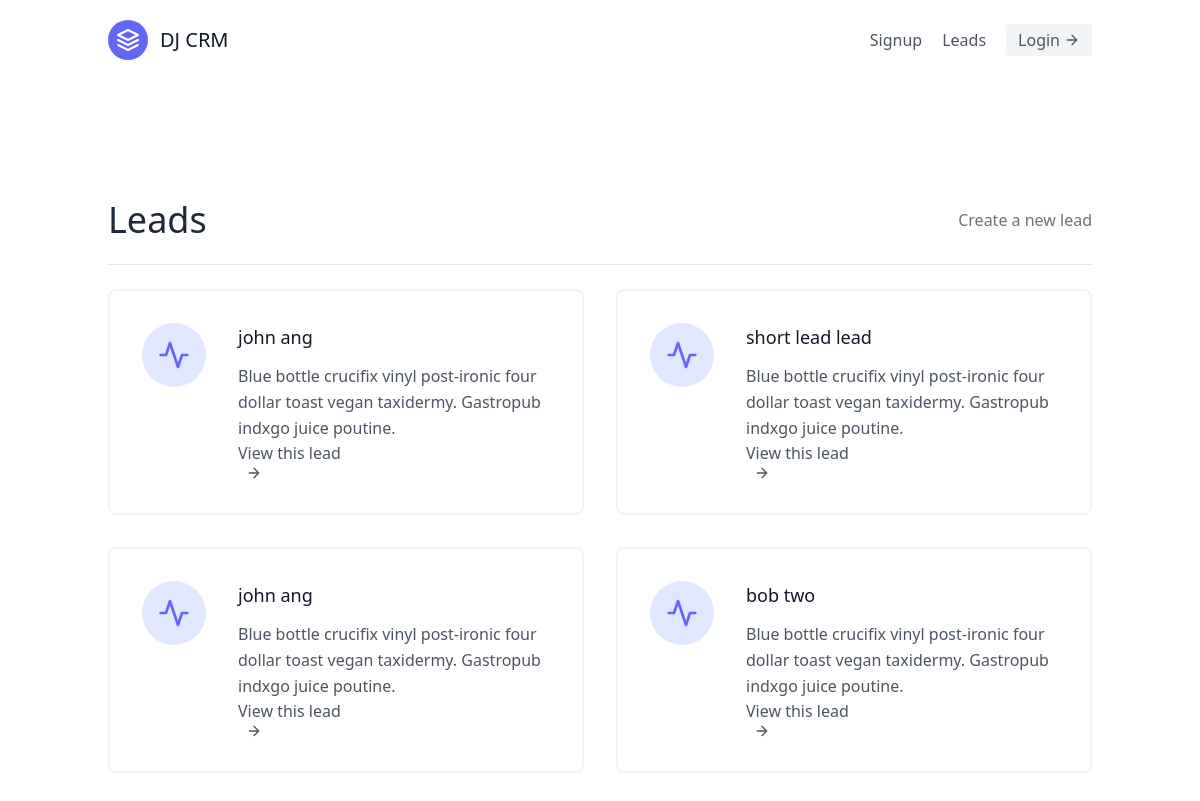
The page /leads/ on the database as committed earlier.
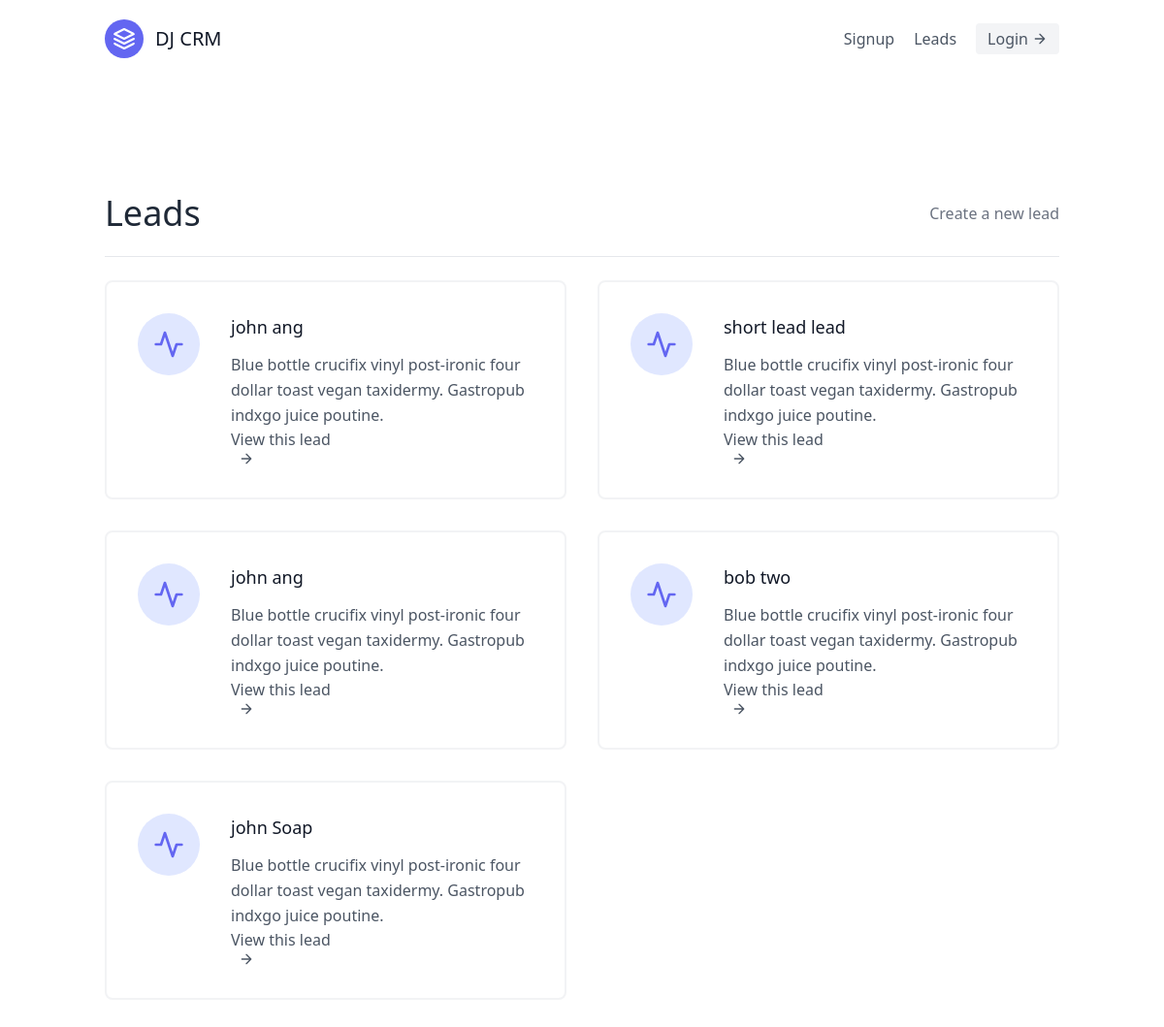
The same page on the database as committed later.
### leads/models.py (models this page shows, shortened)
class Lead(models.Model):
    first_name = models.CharField(max_length=20)
    last_name = models.CharField(max_length=20)
    age = models.IntegerField(default=0)
    agent = models.ForeignKey("Agent", on_delete=models.CASCADE)

### leads/views.py (the view)
# urls.py: path('', LeadListView.as_view(), name="lead-list"),
class LeadListView(ListView):
    template_name = "leads/lead_list.html"
    queryset = Lead.objects.all()
    context_object_name = "leads"

### leads/templates/leads/lead_list.html (shortened to what this page needs)
{% extends "base.html" %} {% block content%}
<section class="text-gray-600 body-font">
  <div class="container px-5 py-24 mx-auto flex flex-wrap">
    <div
      class="w-full mb-6 py-6 flex justify-between items-center border-b border-gray-200"
    >
      <div>
        <h1 class="text-4xl text-gray-800">Leads</h1>
      </div>
      <div>
        <a
          class="text-gray-500 hover:text-blue-500"
          href="{% url 'leads:lead-create' %}"
          >Create a new lead</a
        >
      </div>
    </div>
    <div class="flex flex-wrap -m-4">
      {% for lead in leads %}
      <div class="p-4 lg:w-1/2 md:w-full">
        <div
          class="flex border-2 rounded-lg border-gray-200 border-opacity-50 p-8 sm:flex-row flex-col"
        >
          <div
            class="w-16 h-16 sm:mr-8 sm:mb-0 mb-4 inline-flex items-center justify-center rounded-full bg-indigo-100 text-indigo-500 flex-shrink-0"
          >
            <svg
              fill="none"
              stroke="currentColor"
              stroke-linecap="round"
              stroke-linejoin="round"
              stroke-width="2"
              class="w-8 h-8"
              viewBox="0 0 24 24"
            >
              <path d="M22 12h-4l-3 9L9 3l-3 9H2"></path>
            </svg>
          </div>
          <div class="flex-grow">
            <h2 class="text-gray-900 text-lg title-font font-medium mb-3">
              {{lead.first_name}} {{lead.last_name}}
            </h2>
            <p class="leading-relaxed text-base">
              Blue bottle crucifix vinyl post-ironic four dollar toast vegan
              taxidermy. Gastropub indxgo juice poutine.
            </p>
            <a
              href="{% url 'leads:lead-detail' lead.pk %}"
              class="'eading-relaxed text-base"
              >View this lead
              <svg
                fill="none"
                stroke="currentColor"
                stroke-linecap="round"
                stroke-linejoin="round"
                stroke-width="2"
                class="w-4 h-4 ml-2"
                viewBox="0 0 24 24"
              >
                <path d="M5 12h14M12 5l7 7-7 7"></path>
              </svg>
            </a>
          </div>
        </div>
      </div>
      {% endfor %}
    </div>
  </div>
</section>
{% endblock content %}

Rows that differ between the two databases and show on the page:
added Lead: first_name "john", last_name "Soap"
